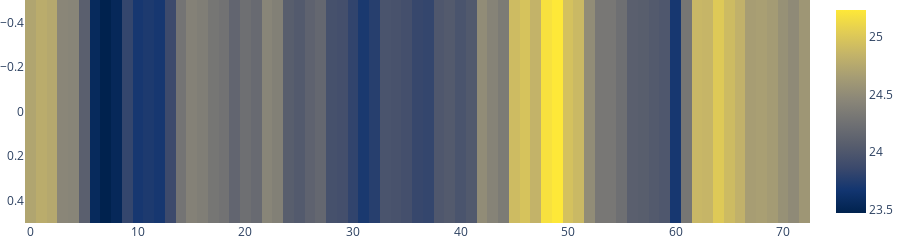

Notebook code cell kept with this figure:
### Code cell
ask_task(task_name=microwave, prompt="open the microwave door", plot=True, show_frames=True, friend_frames=3)

### Figure 1 — Plotly figure (JSON) as saved in the notebook; plotly's stock layout.template omitted (floating-point values rounded to 4 significant figures)
{"data": [{"coloraxis": "coloraxis", "hovertemplate": "x: %{x}<br>y: %{y}<br>color: %{z}<extra></extra>", "name": "0", "type": "heatmap", "xaxis": "x", "yaxis": "y", "z": [[24.72, 24.78, 24.75, 24.45, 24.44, 24.08, 23.55, 23.47, 23.53, 23.83, 23.69, 23.72, 23.69, 23.88, 24.28, 24.41, 24.38, 24.3, 24.27, 24.14, 24.23, 24.19, 24.44, 24.39, 24.06, 24.03, 24.11, 24.16, 23.94, 23.92, 23.81, 23.7, 23.77, 23.97, 23.95, 23.92, 23.84, 23.83, 24, 24.03, 23.97, 24.02, 24.5, 24.42, 24.34, 24.91, 24.97, 24.84, 25.19, 25.23, 24.95, 24.89, 24.5, 24.31, 24.31, 24.23, 24.08, 24.06, 24.03, 24, 23.69, 24.3, 24.88, 24.86, 25.02, 24.91, 24.83, 24.66, 24.67, 24.64, 24.55, 24.48, 24.59]]}], "layout": {"coloraxis": {"colorscale": [[0, "#00224e"], [0.1111, "#123570"], [0.2222, "#3b496c"], [0.3333, "#575d6d"], [0.4444, "#707173"], [0.5556, "#8a8678"], [0.6667, "#a59c74"], [0.7778, "#c3b369"], [0.8889, "#e1cc55"], [1, "#fee838"]], "showscale": true}, "height": 100, "margin": {"b": 0, "l": 0, "r": 0, "t": 0}, "xaxis": {"anchor": "y", "domain": [0, 1], "showticklabels": true}, "yaxis": {"anchor": "x", "autorange": "reversed", "domain": [0, 1], "showticklabels": true}}}
